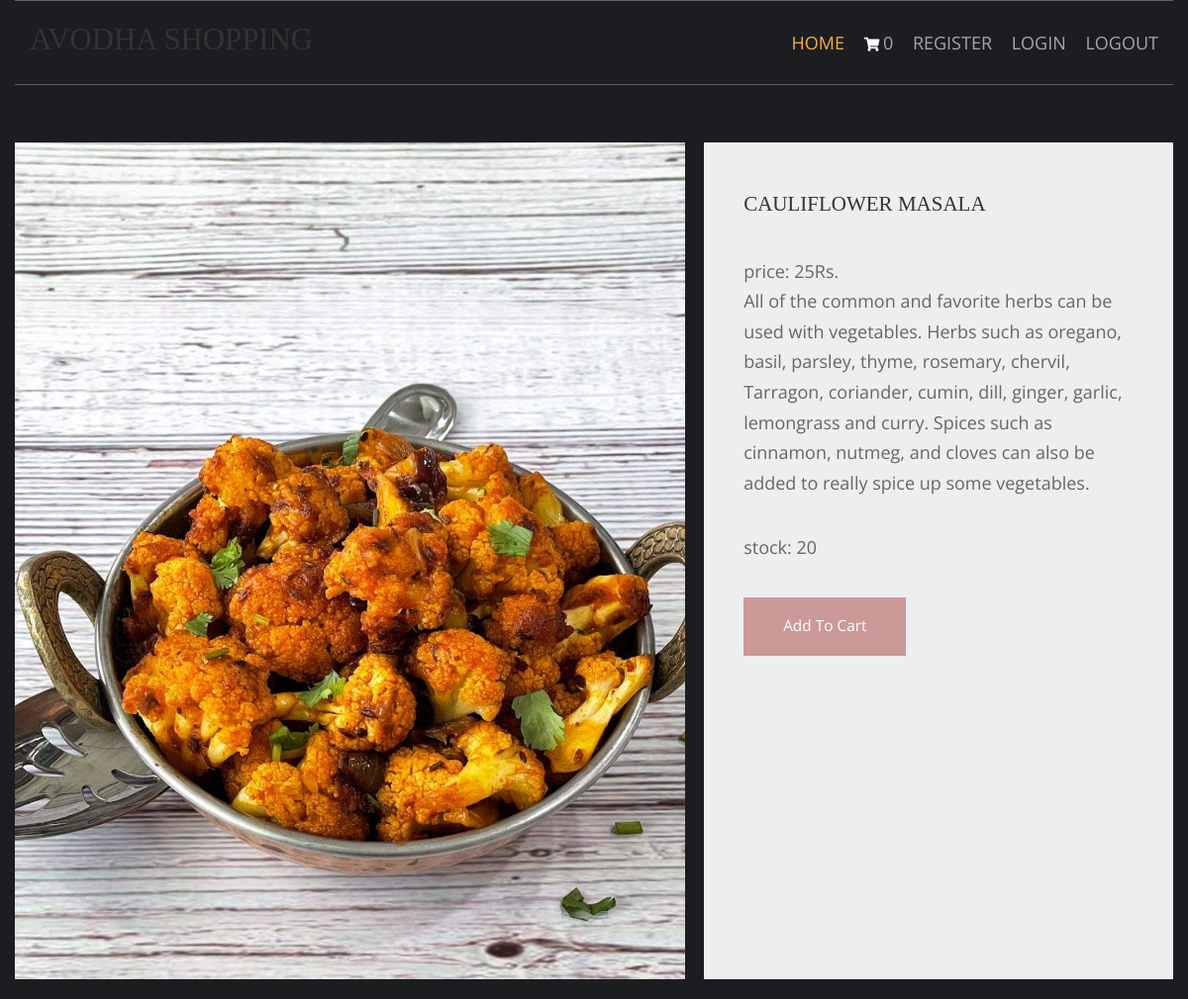
Page /vegetable-recepies/cauliflower-masala/ on the committed database.
### shop/models.py (models this page shows, shortened)
class products(models.Model):
    name=models.CharField(max_length=150, unique=True)
    slug=models.SlugField(max_length=250, unique=True)
    img=models.ImageField(upload_to='product')
    desc=models.TextField()
    stock=models.IntegerField()
    available=models.BooleanField()
    price=models.IntegerField()
    category=models.ForeignKey(categ,on_delete=models.CASCADE)

### shop/views.py (the view)
# urls.py: path('<slug:c_slug>/<slug:product_slug>/',views.prodDetails,name='details'),
def prodDetails(request,c_slug,product_slug):
    try:
        prod=products.objects.get(category__slug=c_slug,slug=product_slug)
    except Exception as e:
        raise e
    return render(request,'item.html',{'pr':prod})

### cart/context_processor.py (called while the page is built)
def count(request):
    item_count=0
    if 'admin' in request.path:
        return {}
    else:
        try:
            ct=cartlist.objects.filter(cart_id=c_id(request))
            cti=items.objects.all().filter(cart=ct[:1])
            for c in cti:
                item_count+=c.quan
        except cartlist.DoesNotExist:
            item_count=0
        return dict(itc=item_count)

### cart/views.py (called while the page is built)
def c_id(request):
    ct_id=request.session.session_key
    if not ct_id:
        ct_id=request.session.create()
    return ct_id

### templates/item.html (shortened to what this page needs)
{% extends 'base.html' %}
{% load static %}
{% block content %}
<html lang="en">
<head>
    <link href="{% static 'pr/fontawesome/css/all.min.css' %}" rel="stylesheet" />
    <link href="{% static 'pr/css/templatemo-comparto.css' %}" rel="stylesheet" />
</head>
<body>
  <br><br>
        <section class="tm-mb-1" id="about">
            <div class="tm-row tm-about-row">
                <div class="tm-section-1-l">
                    <img src="{{pr.img.url}}" alt="About image" class="tm-img-responsive">
                </div>
                <article class="tm-section-1-r tm-bg-color-8">
                    <h2 class="tm-mb-2 tm-title-color">{{pr.name}}</h2>
                    <p>price: {{pr.price}}Rs. <br>{{pr.desc}}</p>
                    <p>stock: {{pr.stock}}</p>
{% if pr.stock <= 0 %}
                    <h1 style="color:red">sorry.no stock left</h1>
                    {% else %}
                    <a href="{% url 'addcart' pr.id %}" class="tm-btn tm-btn-1 tm-link-to-services">Add To Cart</a>
                    {% endif %}
                </article>
            </div>
        </section>
</body>
</html>
{% endblock %}

### static/hm/layout/styles/layout.css (style rules this page uses)
*, *::before, *::after { transition:all .3s ease-in-out; }
body { color:#A5A6AA; background-color:#1C1D21; }
a { color:#FBAB45; }

### static/pr/css/templatemo-comparto.css (style rules this page uses)
*, *::before, *::after { box-sizing: border-box; outline: none; }
ul, h1, h2, h3, h4, p, figure { padding: 0; margin: 0; }
body { font-family: 'Open Sans', Arial, sans-serif; font-size: 18px; overflow-x: hidden; padding-left: 15px; padding-right: 15px; margin: 0; }
h2 { font-size: 1.5rem; }
a { transition: all 0.3s ease; text-decoration: none; }
p { color: #666; line-height: 1.7; margin-bottom: 35px; }
h1, h2, h3, h4, h5, h6 { color: #333; }
.tm-mb-1 { margin-bottom: 20px; }
.tm-mb-2 { margin-bottom: 40px; }
.tm-bg-color-8 { background-color: #EDEEEF; }
.tm-img-responsive { max-width: 100%; height: auto; }
.tm-section-1-l { width: 57.85%; margin-right: 1.65%; }
.tm-section-1-r { padding: 50px 40px; width: 40.5%; }
.tm-row { display: flex; }
.tm-btn { display: inline-block; padding: 15px 40px; font-size: 1.1rem; border: none; background-color: #CC9999; color: white; }
a { color: #666; }

### static/hm/layout/styles/framework.css (style rules this page uses)
html { overflow-y:scroll; overflow-x:hidden; }
html, body { margin:0; padding:0; font-size:14px; line-height:1.6em; }
*, *::before, *::after { box-sizing:border-box; }
a { outline:none; text-decoration:none; }
img { width:auto; max-width:100%; height:auto; margin:0; padding:0; border:none; line-height:normal; vertical-align:middle; }
body, input, textarea, select { font-family:Verdana, Geneva, sans-serif; }
h1, h2, h3, h4, h5, h6, .heading { font-family:Georgia, "Times New Roman", Times, serif; }
::placeholder { opacity:1; }
h1, h2, h3, h4, h5, h6, .heading { margin:0 0 20px 0; font-size:1.4rem; line-height:normal; font-weight:normal; text-transform:uppercase; }
address, article, aside, figcaption, figure, footer, header, main, nav, section { display:block; margin:0; padding:0; }

### rows in the picture
products: img (picture), name "CAULIFLOWER MASALA", price "25", desc "All of the common and favorite herbs can be used with vegetables. Herbs such as oregano, basil, parsley, thyme, rosemary, chervil, Tarragon, coriander, cumin, dill, ginger, garlic, lemongrass and curry. Spices such as cinnamon, nutmeg, and cloves can also be added to really spice up some vegetables.", stock "20"

### other values in the picture
{{ itc }} "0"
